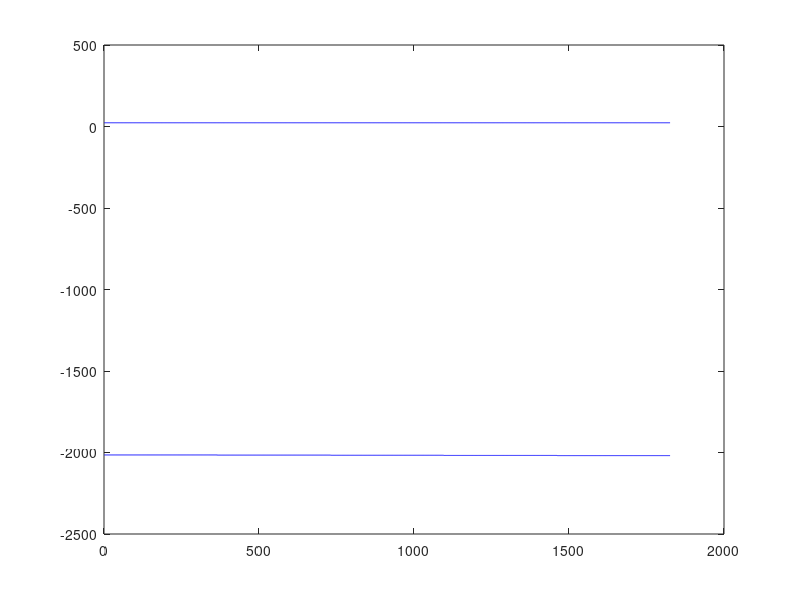

Source code (MATLAB): (Note: this script raises an error after producing the figure.)
close all; clear; clc;

AirTempData = load('SantaCruzAirTempMaxMin2015to2019.txt');
% delete the first column (time of measurement) since we don't need it
AirTempData(:,1) = [];
% create the column vectors for max and min temperatures
MaxTemp = AirTempData(:,2); 
MinTemp = AirTempData(:,3);
% plot now
x = 1:1826;
figure(1)
plot(x, MaxTemp, 'b')
hold on
plot(x, MinTemp, 'b')
xline(365,'r','LineWidth',2); % plot the vertical red lines.
xline(731,'r','LineWidth',2); % +366 for the leap year.
xline(1096,'r','LineWidth',2);
xline(1461,'r','LineWidth',2);
hold off
% type in the plotting and axis styling commands here
xticks([1,365,731,1096,1461])
xticklabels({'Jan 1, 2015','Jan 1, 2016','Jan 1, 2017','Jan 1, 2018','Jan 1, 2019'})
xtickangle(35)
axis tight
title('Maximum and minimum daily air temperatures in Santa Cruz, 2015-2019','FontSize',18)
ylabel(['Temperature in ' char(176) 'F'])
set(gca,'FontSize',16)